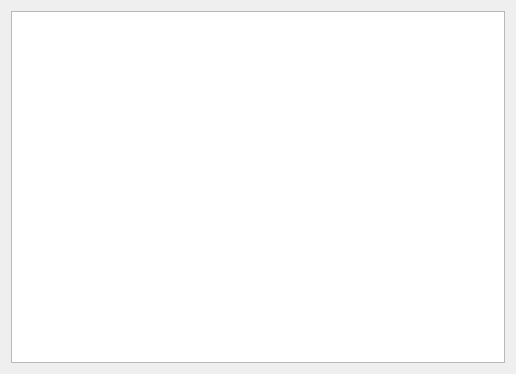
<?xml version="1.0" encoding="UTF-8"?>
<ui version="4.0">
 <class>myListView</class>
 <widget class="QWidget" name="myListView">
  <property name="geometry">
   <rect>
    <x>0</x>
    <y>0</y>
    <width>516</width>
    <height>374</height>
   </rect>
  </property>
  <property name="windowTitle">
   <string>myListView</string>
  </property>
  <layout class="QHBoxLayout" name="horizontalLayout">
   <item>
    <widget class="QTableView" name="tableView"/>
   </item>
  </layout>
 </widget>
 <layoutdefault spacing="6" margin="11"/>
 <resources/>
 <connections/>
</ui>
